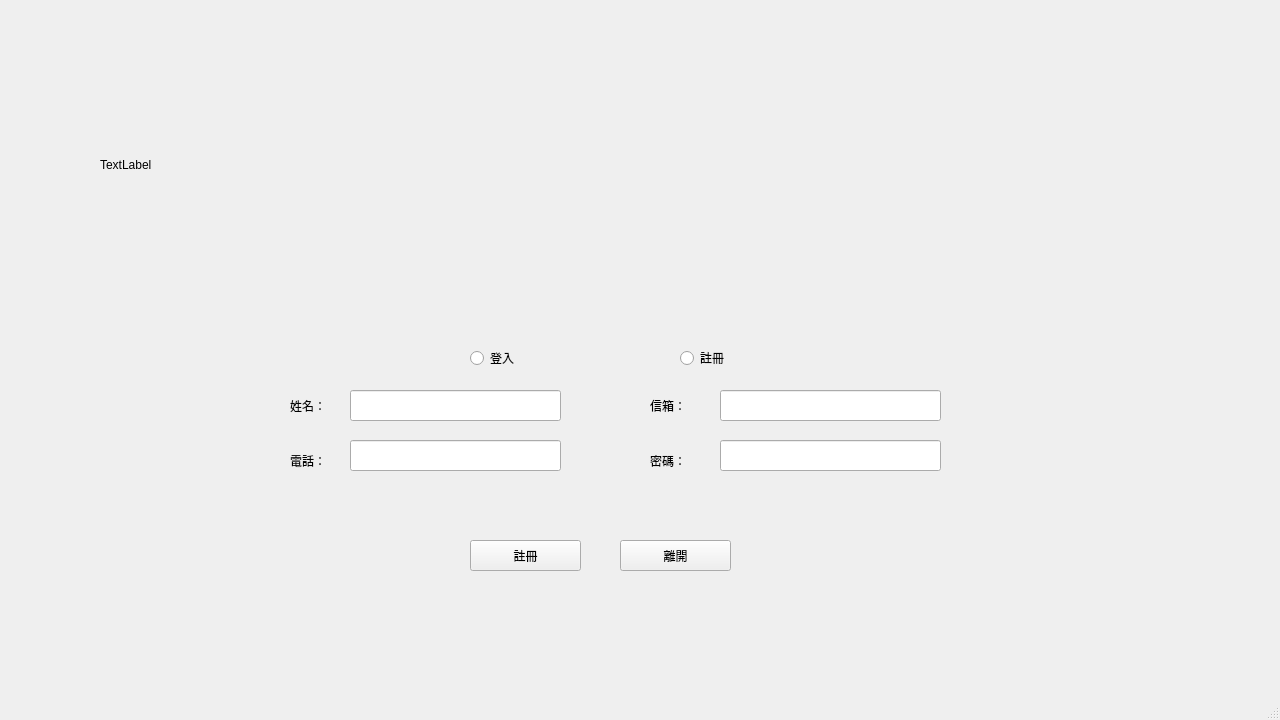
<?xml version="1.0" encoding="UTF-8"?>
<ui version="4.0">
 <author>tony</author>
 <class>MainWindow</class>
 <widget class="QMainWindow" name="MainWindow">
  <property name="geometry">
   <rect>
    <x>0</x>
    <y>0</y>
    <width>1280</width>
    <height>720</height>
   </rect>
  </property>
  <property name="windowTitle">
   <string>MainWindow</string>
  </property>
  <widget class="QWidget" name="centralwidget">
   <widget class="QLabel" name="label_2">
    <property name="geometry">
     <rect>
      <x>650</x>
      <y>450</y>
      <width>41</width>
      <height>21</height>
     </rect>
    </property>
    <property name="text">
     <string>密碼：</string>
    </property>
   </widget>
   <widget class="QRadioButton" name="radioButton_setup">
    <property name="geometry">
     <rect>
      <x>680</x>
      <y>350</y>
      <width>83</width>
      <height>16</height>
     </rect>
    </property>
    <property name="text">
     <string>註冊</string>
    </property>
   </widget>
   <widget class="QLabel" name="label">
    <property name="geometry">
     <rect>
      <x>650</x>
      <y>390</y>
      <width>41</width>
      <height>31</height>
     </rect>
    </property>
    <property name="text">
     <string>信箱：</string>
    </property>
   </widget>
   <widget class="QRadioButton" name="radioButton_login">
    <property name="geometry">
     <rect>
      <x>470</x>
      <y>350</y>
      <width>83</width>
      <height>16</height>
     </rect>
    </property>
    <property name="text">
     <string>登入</string>
    </property>
   </widget>
   <widget class="QLabel" name="label1">
    <property name="geometry">
     <rect>
      <x>100</x>
      <y>40</y>
      <width>1104</width>
      <height>250</height>
     </rect>
    </property>
    <property name="text">
     <string>TextLabel</string>
    </property>
   </widget>
   <widget class="QPushButton" name="pushButton">
    <property name="geometry">
     <rect>
      <x>470</x>
      <y>540</y>
      <width>111</width>
      <height>31</height>
     </rect>
    </property>
    <property name="text">
     <string>註冊</string>
    </property>
   </widget>
   <widget class="QPushButton" name="pushButton_2">
    <property name="geometry">
     <rect>
      <x>620</x>
      <y>540</y>
      <width>111</width>
      <height>31</height>
     </rect>
    </property>
    <property name="text">
     <string>離開</string>
    </property>
   </widget>
   <widget class="QLabel" name="label_3">
    <property name="geometry">
     <rect>
      <x>290</x>
      <y>450</y>
      <width>41</width>
      <height>21</height>
     </rect>
    </property>
    <property name="text">
     <string>電話：</string>
    </property>
   </widget>
   <widget class="QLabel" name="label_4">
    <property name="geometry">
     <rect>
      <x>290</x>
      <y>390</y>
      <width>41</width>
      <height>31</height>
     </rect>
    </property>
    <property name="text">
     <string>姓名：</string>
    </property>
   </widget>
   <widget class="QLineEdit" name="lineEdit">
    <property name="geometry">
     <rect>
      <x>720</x>
      <y>440</y>
      <width>221</width>
      <height>31</height>
     </rect>
    </property>
    <property name="echoMode">
     <enum>QLineEdit::Password</enum>
    </property>
   </widget>
   <widget class="QLineEdit" name="lineEdit_2">
    <property name="geometry">
     <rect>
      <x>350</x>
      <y>390</y>
      <width>211</width>
      <height>31</height>
     </rect>
    </property>
    <property name="frame">
     <bool>true</bool>
    </property>
    <property name="echoMode">
     <enum>QLineEdit::Normal</enum>
    </property>
   </widget>
   <widget class="QLineEdit" name="lineEdit_3">
    <property name="geometry">
     <rect>
      <x>350</x>
      <y>440</y>
      <width>211</width>
      <height>31</height>
     </rect>
    </property>
    <property name="echoMode">
     <enum>QLineEdit::Normal</enum>
    </property>
   </widget>
   <widget class="QLineEdit" name="lineEdit_4">
    <property name="geometry">
     <rect>
      <x>720</x>
      <y>390</y>
      <width>221</width>
      <height>31</height>
     </rect>
    </property>
    <property name="echoMode">
     <enum>QLineEdit::Normal</enum>
    </property>
   </widget>
   <widget class="QLabel" name="label_5">
    <property name="geometry">
     <rect>
      <x>290</x>
      <y>489</y>
      <width>651</width>
      <height>31</height>
     </rect>
    </property>
    <property name="text">
     <string/>
    </property>
   </widget>
  </widget>
  <widget class="QMenuBar" name="menubar">
   <property name="geometry">
    <rect>
     <x>0</x>
     <y>0</y>
     <width>1280</width>
     <height>21</height>
    </rect>
   </property>
  </widget>
  <widget class="QStatusBar" name="statusbar"/>
 </widget>
 <resources/>
 <connections/>
</ui>
